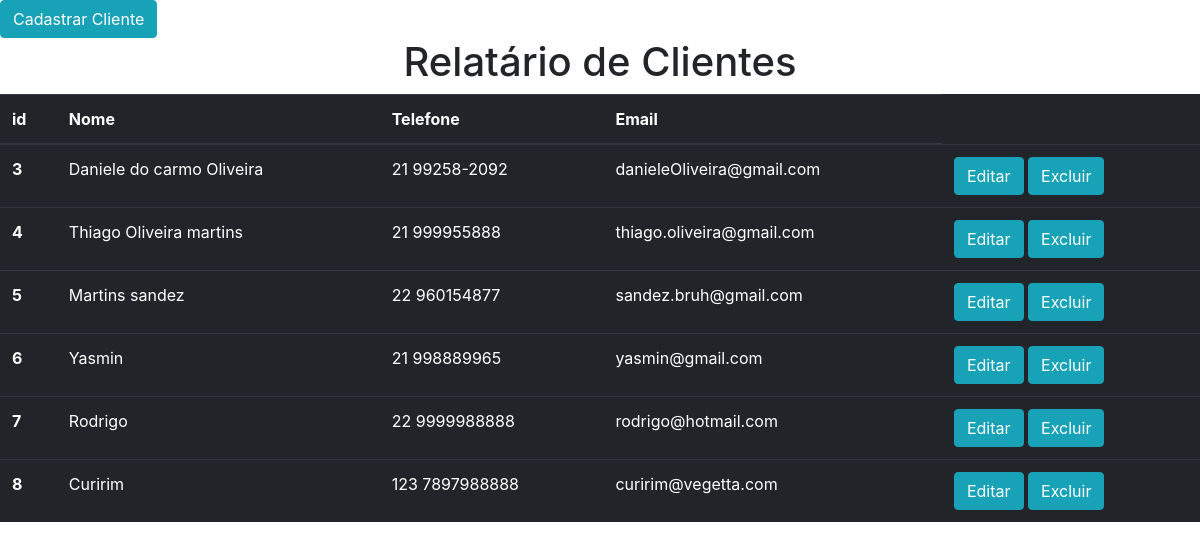
Page /cliente/ on the earlier database version.
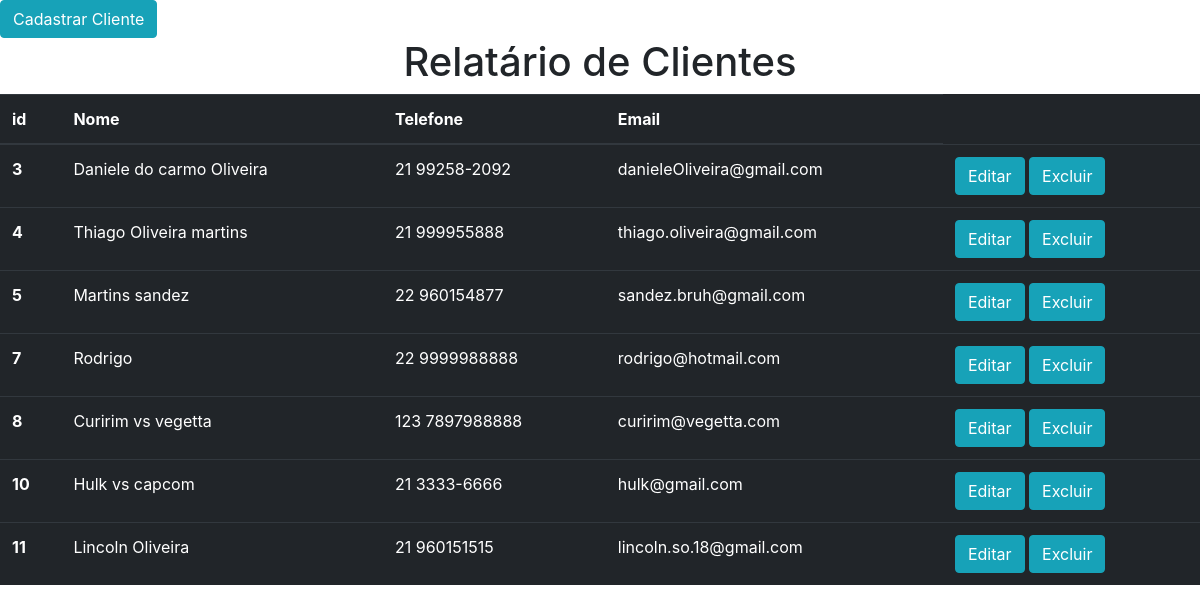
Same page on the later database version.
### cliente/models.py (models this page shows, shortened)
class Cliente(models.Model):
    nome = models.CharField(max_length=60)
    telefone = models.CharField(max_length=15)
    email = models.CharField(max_length=60)
    senha = models.CharField(max_length=100)

### cliente/views.py (the view)
# urls.py: path('', fcliente),
def fcliente(request):
    clientes = Cliente.objects.all()
    return render(request, "rel_cliente.html", {"clientes": clientes})

### cliente/templates/rel_cliente.html (shortened to what this page needs)
<!DOCTYPE html>
<html lang="pt-br">
  <head>
    <link rel="stylesheet" href="https://stackpath.bootstrapcdn.com/bootstrap/4.1.3/css/bootstrap.min.css">
  </head>
  <body>
  <a href="{% url 'fcadcliente' %}"><button type="button" class="btn btn-info"> Cadastrar Cliente</button></a>
    <h1 class="text-center">Relatário de Clientes</h1>
    <table class="table table-dark">
  <thead>
    <tr>
      <th scope="col">id</th>
      <th scope="col">Nome</th>
      <th scope="col">Telefone</th>
      <th scope="col">Email</th>
    </tr>
  </thead>
  <tbody>
  {% for cliente in clientes%}
    <tr>
      <th>{{cliente.id}}</th>
      <td>{{cliente.nome}}</td>
      <td>{{cliente.telefone}}</td>
      <td>{{cliente.email}}</td>
      <td>
        <a href="{% url 'exibir_cliente' cliente.id %}"><button type="button" class="btn btn-info">Editar</button></a>
        <a href="{% url 'excluir_cliente' cliente.id %}"><button type="button" class="btn btn-info">Excluir</button></a>
      </td>
    </tr>
  {% endfor %}
  </tbody>
</table>
  </body>
</html>

Differences in the rows shown:
removed Cliente: id "6", nome "Yasmin", telefone "21 998889965", email "yasmin@gmail.com"
changed Cliente "curirim@vegetta.com": nome "Curirim" → "Curirim vs vegetta"
added Cliente: id "10", nome "Hulk vs capcom", telefone "21 3333-6666", email "hulk@gmail.com"
added Cliente: id "11", nome "Lincoln Oliveira", telefone "21 960151515", email "lincoln.so.18@gmail.com"
